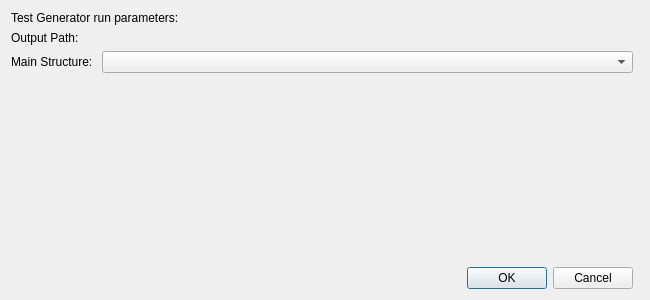
<?xml version="1.0" encoding="UTF-8"?>
<ui version="4.0">
 <author>N7 Space sp. z o. o.</author>
 <class>Asn1Acn::Internal::TestGenerator::TestGeneratorParamsWidget</class>
 <widget class="QWidget" name="Asn1Acn::Internal::TestGenerator::TestGeneratorParamsWidget">
  <property name="geometry">
   <rect>
    <x>0</x>
    <y>0</y>
    <width>650</width>
    <height>300</height>
   </rect>
  </property>
  <property name="windowTitle">
   <string/>
  </property>
  <layout class="QGridLayout" name="gridLayout">
   <item row="3" column="1">
    <spacer name="verticalSpacer">
     <property name="orientation">
      <enum>Qt::Vertical</enum>
     </property>
     <property name="sizeHint" stdset="0">
      <size>
       <width>20</width>
       <height>40</height>
      </size>
     </property>
    </spacer>
   </item>
   <item row="1" column="0">
    <widget class="QLabel" name="pathLabel">
     <property name="sizePolicy">
      <sizepolicy hsizetype="Maximum" vsizetype="Preferred">
       <horstretch>0</horstretch>
       <verstretch>0</verstretch>
      </sizepolicy>
     </property>
     <property name="text">
      <string>Output Path:</string>
     </property>
    </widget>
   </item>
   <item row="1" column="1" colspan="2">
    <widget class="Utils::PathChooser" name="pathChooser" native="true">
     <property name="sizePolicy">
      <sizepolicy hsizetype="MinimumExpanding" vsizetype="Preferred">
       <horstretch>0</horstretch>
       <verstretch>0</verstretch>
      </sizepolicy>
     </property>
    </widget>
   </item>
   <item row="4" column="1">
    <widget class="QDialogButtonBox" name="buttonBox">
     <property name="standardButtons">
      <set>QDialogButtonBox::Cancel|QDialogButtonBox::Ok</set>
     </property>
    </widget>
   </item>
   <item row="0" column="0" colspan="2">
    <widget class="QLabel" name="TitleLabel">
     <property name="lineWidth">
      <number>1</number>
     </property>
     <property name="text">
      <string>Test Generator run parameters:</string>
     </property>
     <property name="textFormat">
      <enum>Qt::AutoText</enum>
     </property>
     <property name="scaledContents">
      <bool>false</bool>
     </property>
     <property name="wordWrap">
      <bool>false</bool>
     </property>
     <property name="margin">
      <number>15</number>
     </property>
     <property name="indent">
      <number>-1</number>
     </property>
    </widget>
   </item>
   <item row="2" column="0">
    <widget class="QLabel" name="label">
     <property name="text">
      <string>Main Structure: </string>
     </property>
    </widget>
   </item>
   <item row="2" column="1">
    <widget class="QComboBox" name="comboBox"/>
   </item>
  </layout>
 </widget>
 <customwidgets>
  <customwidget>
   <class>Utils::PathChooser</class>
   <extends>QWidget</extends>
   <header>utils/pathchooser.h</header>
   <container>1</container>
  </customwidget>
 </customwidgets>
 <resources/>
 <connections/>
</ui>
